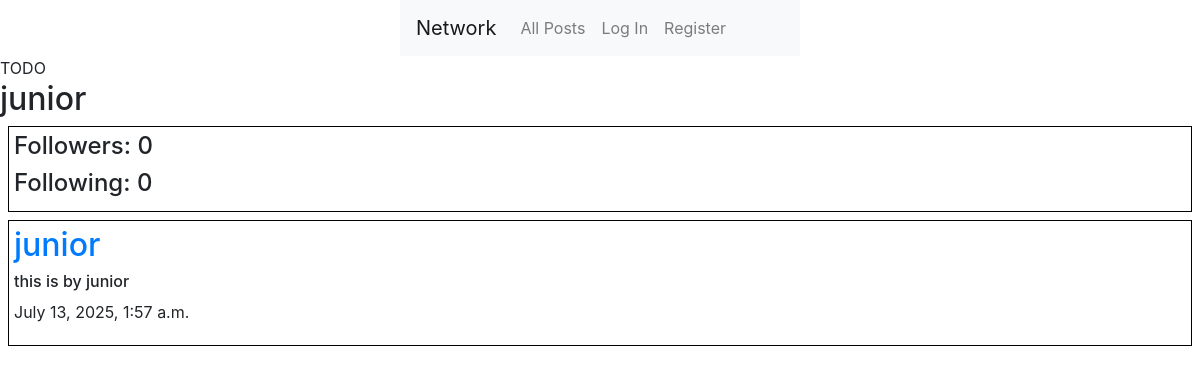
Page /profile/2 on the earlier database version.
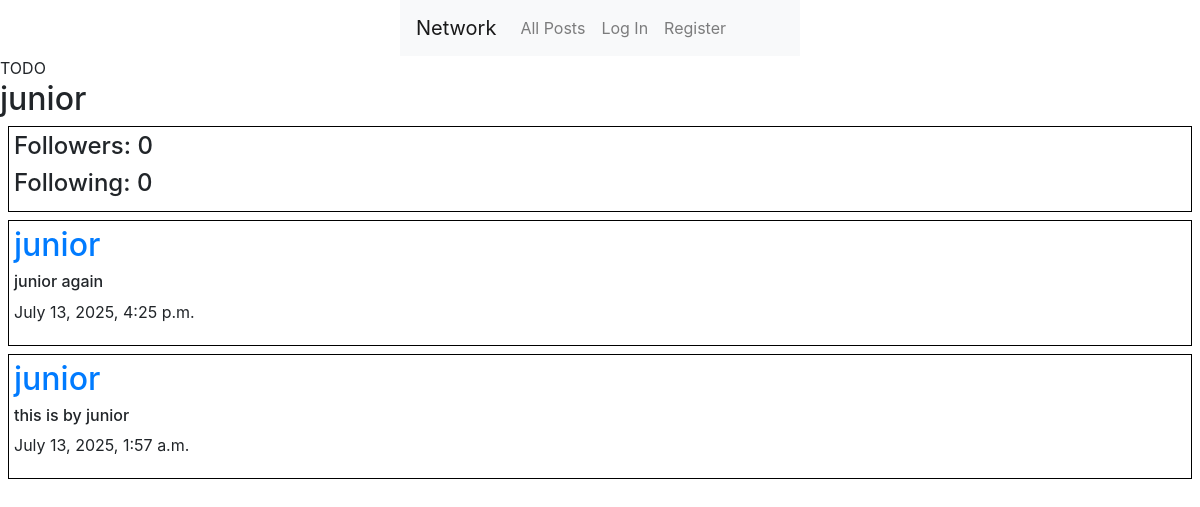
Same page on the later database version.
### network/models.py (models this page shows, shortened)
class User(AbstractUser):
    pass

class Posts(models.Model):
    content = models.CharField(max_length=164)
    user = models.ForeignKey(User, on_delete=models.CASCADE, related_name="author")
    date = models.DateTimeField(auto_now_add=True)

### network/views.py (the view)
# urls.py: path('profile/<int:user_id>', views.profile, name="profile"),
def profile(request, user_id):
        user = User.objects.get(pk=user_id)
        Uposts = Posts.objects.filter(user=user).order_by('id').reverse()
        pagi = Paginator(Uposts, 10)
        paginumber = request.GET.get('page')
        pagePosts = pagi.get_page(paginumber)
        following = Follow.objects.filter(user=user)
        followers = Follow.objects.filter(user_follower=user)
        try:
            checkFollow = followers.filter(user=User.objects.get(pk=request.user.id))
            print(checkFollow)
            if len(checkFollow) != 0:
                isFollowing = True
            else:
                isFollowing = False
        except:
            isFollowing = False
        context = {
            "isFollowing":isFollowing,
            "user_profile":user,
            "following":following,
            "followers":followers,
            "name":user.username,
            "posts":Uposts,
            "pagePosts":pagePosts,
        }
        return render(request, "network/profile.html", context)

### network/templates/network/profile.html (shortened to what this page needs)
{% extends "network/layout.html" %}
{% block body %}
    TODO
    <h2>{{name}}</h2>
    <div class="cont">
        <div class="profile-main">
            <h4>Followers: {{followers.count}}</h4>
            <h4>Following: {{following.count}}</h4>
        </div>
    </div>
    <div>
        {%for post in pagePosts %}
          <div id="profile-post">
            <h2><a href="{%url 'profile' user_id=post.user.id%}">{{post.user}}</a></h2>
            <h6>{{post.content}}</h6>
            <p>{{post.date}}</p>
          </div>
        {%endfor%}
    </div>
{% endblock %}

### network/templates/network/layout.html (shortened to what this page needs)
{% load static %}
<!DOCTYPE html>
<html lang="en">
    <head>
        <link rel="stylesheet" href="https://cdn.jsdelivr.net/npm/bootstrap@4.0.0/dist/css/bootstrap.min.css">
        <link rel="stylesheet" href="https://stackpath.bootstrapcdn.com/bootstrap/4.4.1/css/bootstrap.min.css">
        <link href="{% static 'network/styles.css' %}" rel="stylesheet">
    </head>
    <body>
        <nav class="navbar navbar-expand-lg navbar-light bg-light">
            <a class="navbar-brand" href="{%url 'index'%}">Network</a>
            <div>
              <ul class="navbar-nav mr-auto">
                <li class="nav-item">
                  <a class="nav-link" href="{% url 'index' %}">All Posts</a>
                </li>
                {% if user.is_authenticated %}
                    <li class="nav-item">
                        <a class="nav-link" href="{%url 'following'%}">Following</a>
                    </li>
                    <li class="nav-item">
                        <a class="nav-link" href="{% url 'logout' %}">Log Out</a>
                    </li>
                {% else %}
                    <li class="nav-item">
                        <a class="nav-link" href="{% url 'login' %}">Log In</a>
                    </li>
                    <li class="nav-item">
                        <a class="nav-link" href="{% url 'register' %}">Register</a>
                    </li>
                {% endif %}
              </ul>
            </div>
          </nav>
        <div class="body">
            {% block body %}
            {% endblock %}
        </div>
    </body>
</html>

### network/static/network/styles.css (style rules this page uses)
nav { display: block; width: 400px; margin: 0 auto; }
.profile-main, #profile-post { margin: 8px; border: 1px solid black; padding: 5px; }

Differences in the rows shown:
added Posts: user "junior", content "junior again", date "July 13, 2025, 4:25 p.m."
